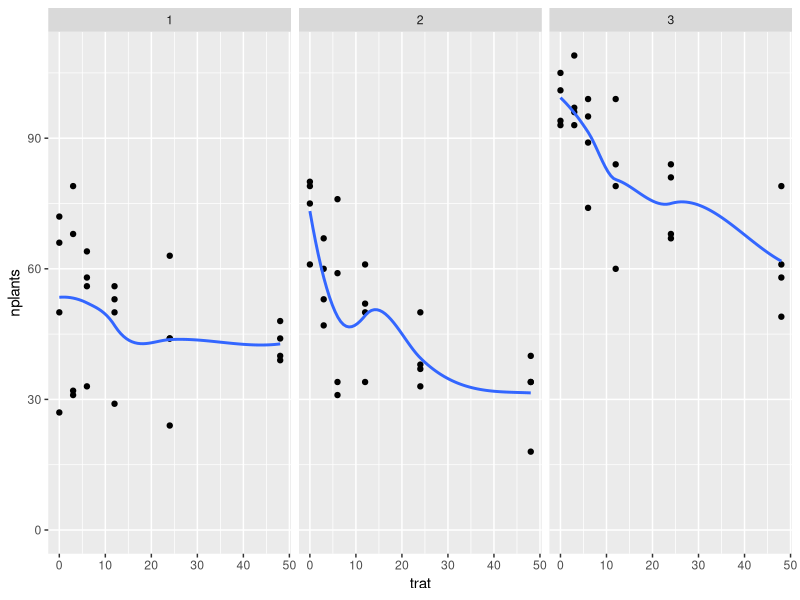
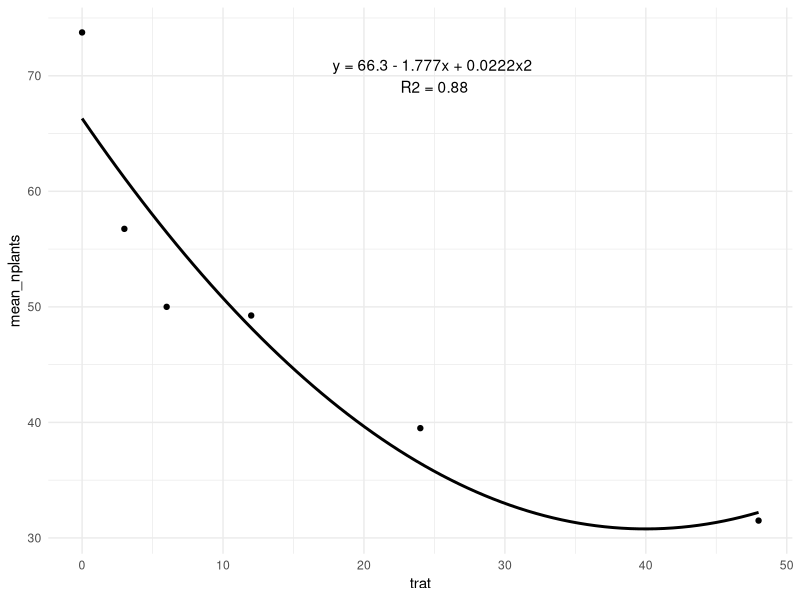
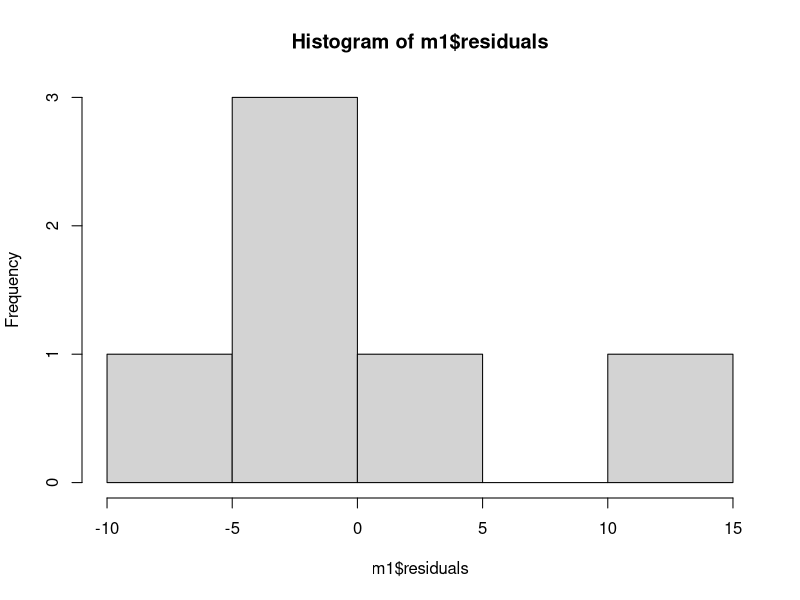
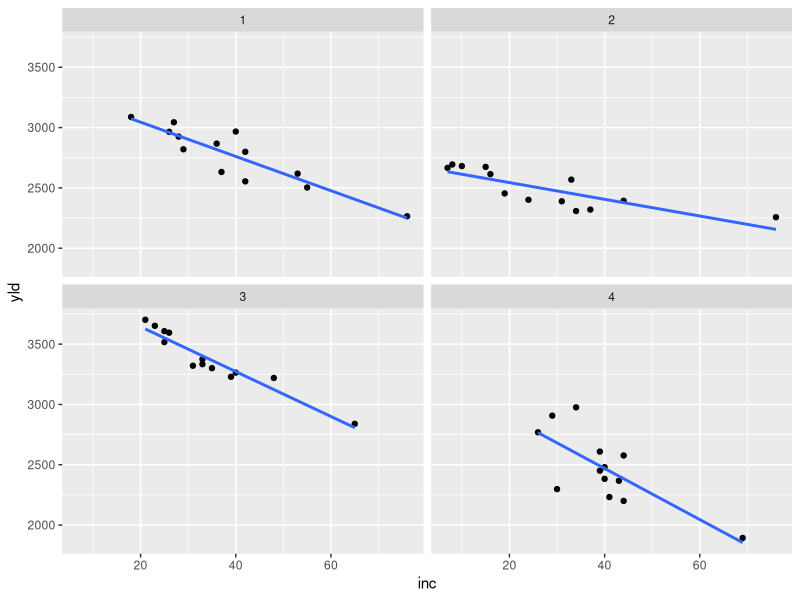
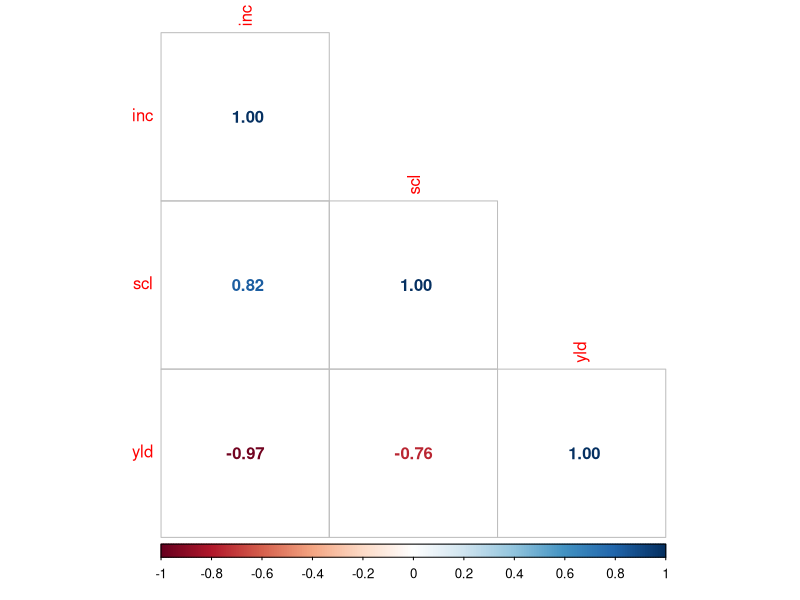

Write the R code that produced these figures, in order.
## ---- chunk 1
library(readxl)
library(tidyverse)
estande <- read_excel("dados-diversos.xlsx", "estande")

estande |> 
  ggplot(aes(trat, nplants, group = exp))+
  geom_point()+
  facet_wrap(~exp)+
  ylim(0,max(estande$nplants))+
  geom_smooth(se = F)
## ---- chunk 2
estande2 <- estande |>
  filter(exp == 2)|>
  group_by(trat) |> 
  summarise(mean_nplants = mean(nplants))

estande2 |> 
  ggplot(aes(trat, mean_nplants))+
  geom_point()+
  #geom_line()+
  geom_smooth(se = F, formula = y ~ poly(x, 2), method = "lm", color = "black")+
  theme_minimal()+
  annotate(geom = "text",
           x = 25, y = 70,
           label = "y = 66.3 - 1.777x + 0.0222x2 
R2 = 0.88")
## ---- chunk 3
estande2 <- estande2 |> 
  mutate(trat2 = trat^2)

m1 <- lm(mean_nplants ~ trat, 
         data = estande2)
summary(m1)
hist(m1$residuals)

m2 <- lm(mean_nplants ~ trat + trat2, 
         data = estande2)
summary(m2)
AIC(m1, m2)
## ---- chunk 4
mofo <- read_excel("dados-diversos.xlsx",
                   "mofo")
mofo |> 
  ggplot(aes(inc, yld))+
  geom_point()+
  geom_smooth(se = F, method = "lm")+
  facet_wrap(~ study)
## ---- chunk 5
mofo1 <- mofo |> 
  filter(study == 3)
mofo1
shapiro.test(mofo1$yld)

cor.test(mofo1$inc, mofo1$yld)
pcor <- cor(mofo1 |>  select(3:5), method = "spearman")
library(corrplot)
corrplot(pcor, method = 'number', type = "lower")
